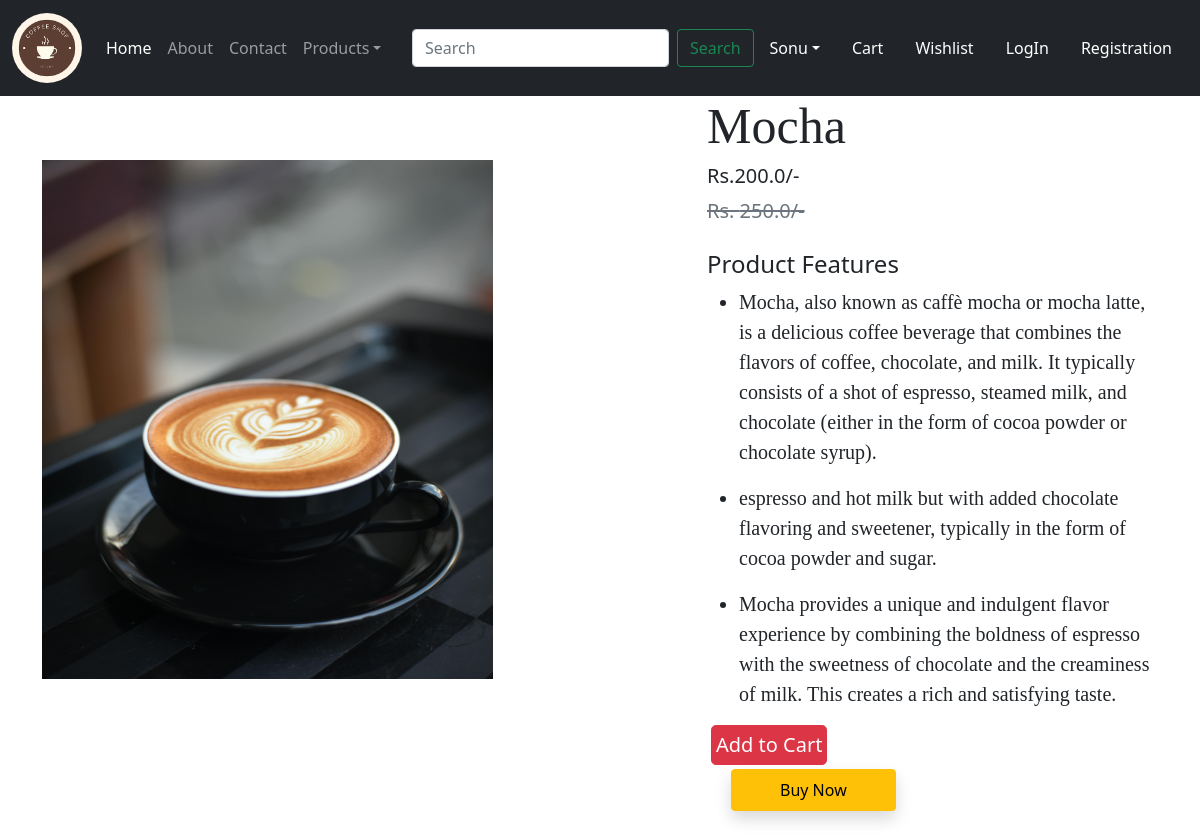
The page /product-details/7 on the database its author committed.
### sonu1/models.py (models this page shows, shortened)
class Product(models.Model):
    title = models.CharField(max_length=100)
    selling_price = models.FloatField()
    discounted_price = models.FloatField()
    discription = models.TextField()
    composition = models.TextField(default='')
    prodapp = models.TextField(default='')
    category = models.CharField(choices= CATAGORY_CHOICES,max_length=2)
    product_image = models.ImageField(upload_to='product')

### sonu1/views.py (the view)
# urls.py: path("product-details/<int:pk>",views.ProductDetail.as_view(),name="product-details"),
class ProductDetail(View):
    def get(self,request,pk):
        product = Product.objects.get(pk=pk)
        return render(request,"sonu1/productdetails.html",locals())

### sonu1/templates/sonu1/productdetails.html (shortened to what this page needs)
{% extends 'sonu1/index.html' %}
{% load static %}
{% block main %}
  <div class="container">
    <div class="row flex justify-content-between">
      <div class="img2 col-lg-5 mt-5">
        <img src="{{product.product_image.url}}" class="image col-xs-6
            col-sm-12 col-lg-12 mt-3 text-sm-center w-100 h-75" alt="">
      </div>
      <div class="productdetail col-lg-5">
        <h1 style="font-family: Georgia; font-size: 50px;">{{product.title}}</h1>
        <h5>Rs.{{product.discounted_price}}/-</h5>
        <small class="tect-decoration-line-through text-muted
        fs-5"><del>Rs. {{product.selling_price}}/-</small></del>
        <br><br><h4>Product Features</h4>
        <ul class="fs-5" style="font-family: Rajdhani;">
          <li>{{product.discription}}</li>
        </ul>
        <ul class="fs-5" style="font-family: Rajdhani;">
          <li>{{product.composition}}</li>
        </ul>
        <ul class="fs-5" style="font-family: Rajdhani;">
          <li>{{product.prodapp}}</li>
        </ul>
          <form action="/add-to-cart" class="d-inline">
            <button type="submit" class="d-grid gap-2 btn1 btn btn-danger p-1 m-1 btn-lg text-decoration-none text-white">Add to Cart</button>
          </form>
          <a href="{% url 'showcart' %}"
          class="btn btn-warning shadow px-5 py-2 ms-4">Buy Now</a>
      </div>
    </div>
  </div>
{% endblock %}

### rows shown on the page
Product: product_image (picture), title "Mocha", discounted_price "200.0", selling_price "250.0", discription "Mocha, also known as caffè mocha or mocha latte, is a delicious coffee beverage that combines the flavors of coffee, chocolate, and milk. It typically consists of a shot of espresso, steamed milk, and chocolate (either in the form of cocoa powder or chocolate syrup).", composition "espresso and hot milk but with added chocolate flavoring and sweetener, typically in the form of cocoa powder and sugar.", prodapp "Mocha provides a unique and indulgent flavor experience by combining the boldness of espresso with the sweetness of chocolate and the creaminess of milk. This creates a rich and satisfying taste."
